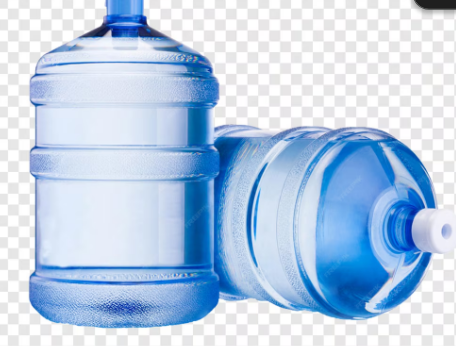
#> input picture fotos_brutas/agua_galao_20l.png, 456 x 346 px, found by its file name; its folder holds only this picture in this run
$ python padronizar_fotos.py
#> lines starting #> are read from the running program, lines starting #| are printed output that depends on the picture
import os
from PIL import Image

# --- CONFIGURAÇÕES  ---

# 1. Onde estão as fotos originais
PASTA_ORIGEM = r'C:\fotos_brutas'

# 2. Onde vamos salvar as novas
PASTA_DESTINO = r'C:\fotos_brutas\NOVAS'

TAMANHO_FINAL = (256, 256)
# ---------------------

def padronizar_agora():
    print(f"📂 Lendo imagens de: {PASTA_ORIGEM}")

    # Cria a pasta de destino se não existir
    if not os.path.exists(PASTA_DESTINO):
        os.makedirs(PASTA_DESTINO)
        print(f"📁 Pasta de destino criada: {PASTA_DESTINO}")

    arquivos = os.listdir(PASTA_ORIGEM)

    sucesso = 0
    for arquivo in arquivos:
        if not arquivo.lower().endswith(('.png', '.jpg', '.jpeg', '.webp')):
            continue

        caminho_completo = os.path.join(PASTA_ORIGEM, arquivo)

        try:
            # Abre e converte
            img = Image.open(caminho_completo)
#> img is the input picture: PIL image 456x346 RGBA; mean R, G, B, A 184.1, 206, 230.6, 255
            img = img.convert("RGBA")

            # Redimensiona proporcionalmente
            img.thumbnail(TAMANHO_FINAL, Image.Resampling.LANCZOS)
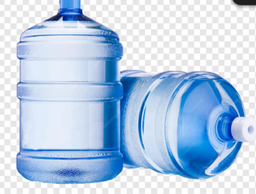
#> img: PIL image 256x194 RGBA; mean R, G, B, A 184.1, 205.9, 230.6, 255

            # Cria o quadrado transparente
            background = Image.new('RGBA', TAMANHO_FINAL, (255, 255, 255, 0))

            # Centraliza
            largura_img, altura_img = img.size
#> largura_img = 256; altura_img = 194
            pos_x = (TAMANHO_FINAL[0] - largura_img) // 2
#> pos_x = 0
            pos_y = (TAMANHO_FINAL[1] - altura_img) // 2
#> pos_y = 31

            background.paste(img, (pos_x, pos_y), img)
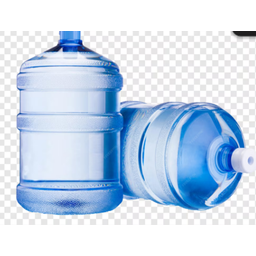
#> background: PIL image 256x256 RGBA; mean R, G, B, A 201.2, 217.8, 236.5, 193.2; transparent parts drawn white

            # Salva na pasta NOVAS
            caminho_salvar = os.path.join(PASTA_DESTINO, arquivo)
            background.save(caminho_salvar, "PNG")

            print(f"✅ Pronta: {arquivo}")
            sucesso += 1

        except Exception as e:
            print(f"❌ Erro em {arquivo}: {e}")

    print(f"\n🎉 CONCLUÍDO! {sucesso} fotos salvas em: {PASTA_DESTINO}")
    print("👉 Abra a pasta 'NOVAS' dentro de 'fotos_brutas' para pegar suas imagens.")

if __name__ == "__main__":
    padronizar_agora()
